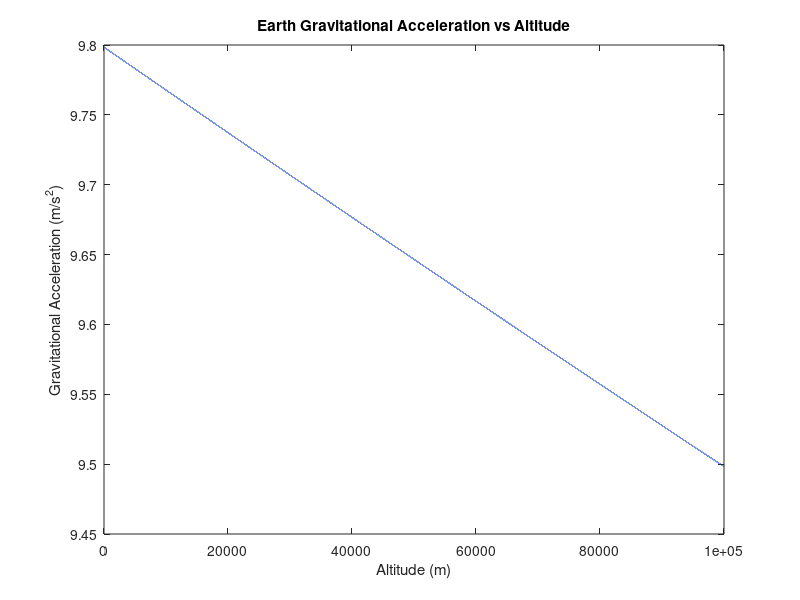

The MATLAB script that drew this image:
   % Define altitude range in meters
altitude = linspace(0, 100000, 100000);

% Calculate corresponding gravitational acceleration values
g = 6.6743*(10^-11)*5.972*(10^24);
gravity = g./(6.378*(10^6)+altitude).^2;

% Plot gravitational acceleration versus altitude
plot(altitude, gravity);

% Add labels and title
xlabel('Altitude (m)');
ylabel('Gravitational Acceleration (m/s^2)');
title('Earth Gravitational Acceleration vs Altitude');